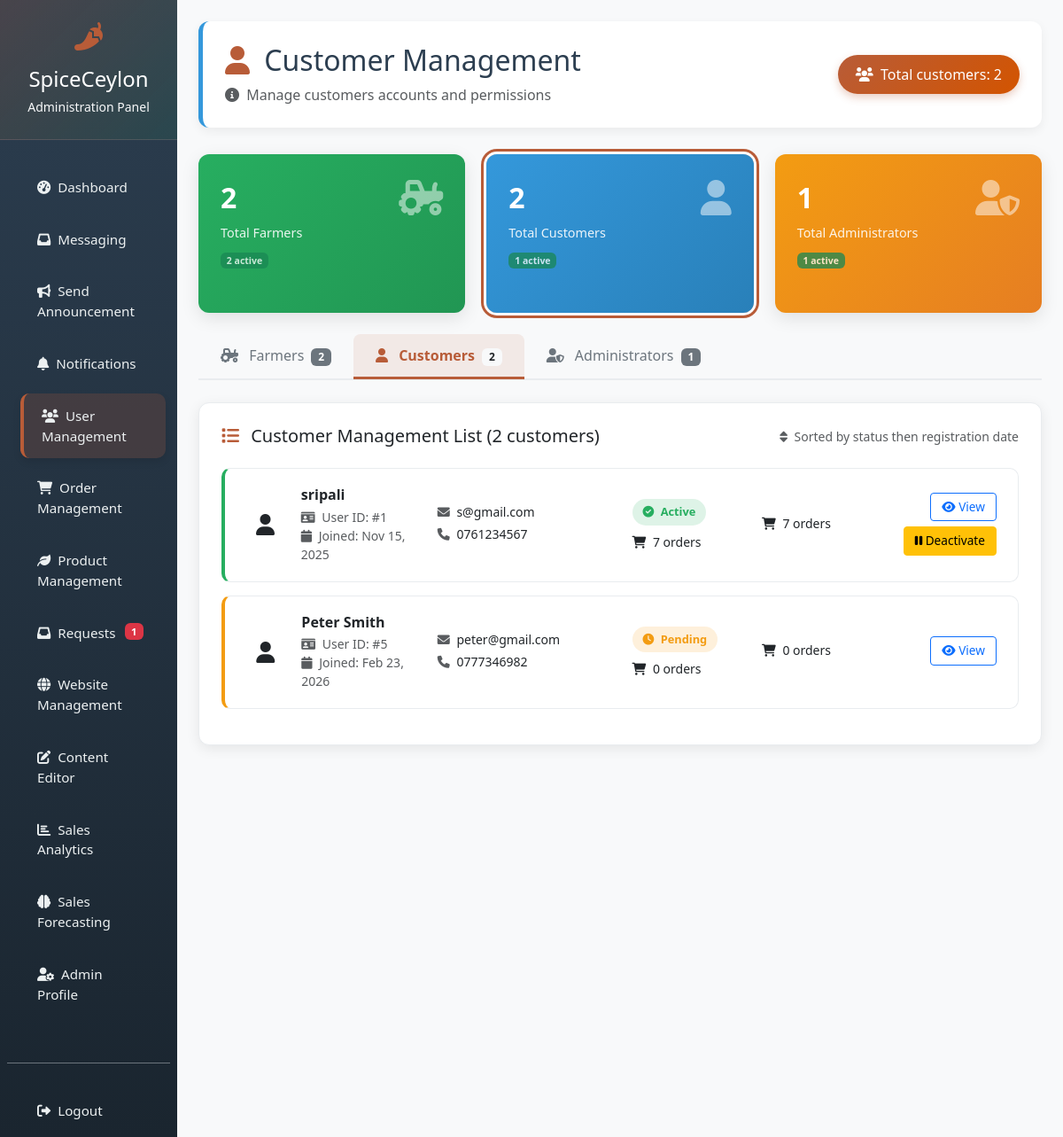
Before: /admin/manage_users.php?tab=customers (signed in) with the older database file.
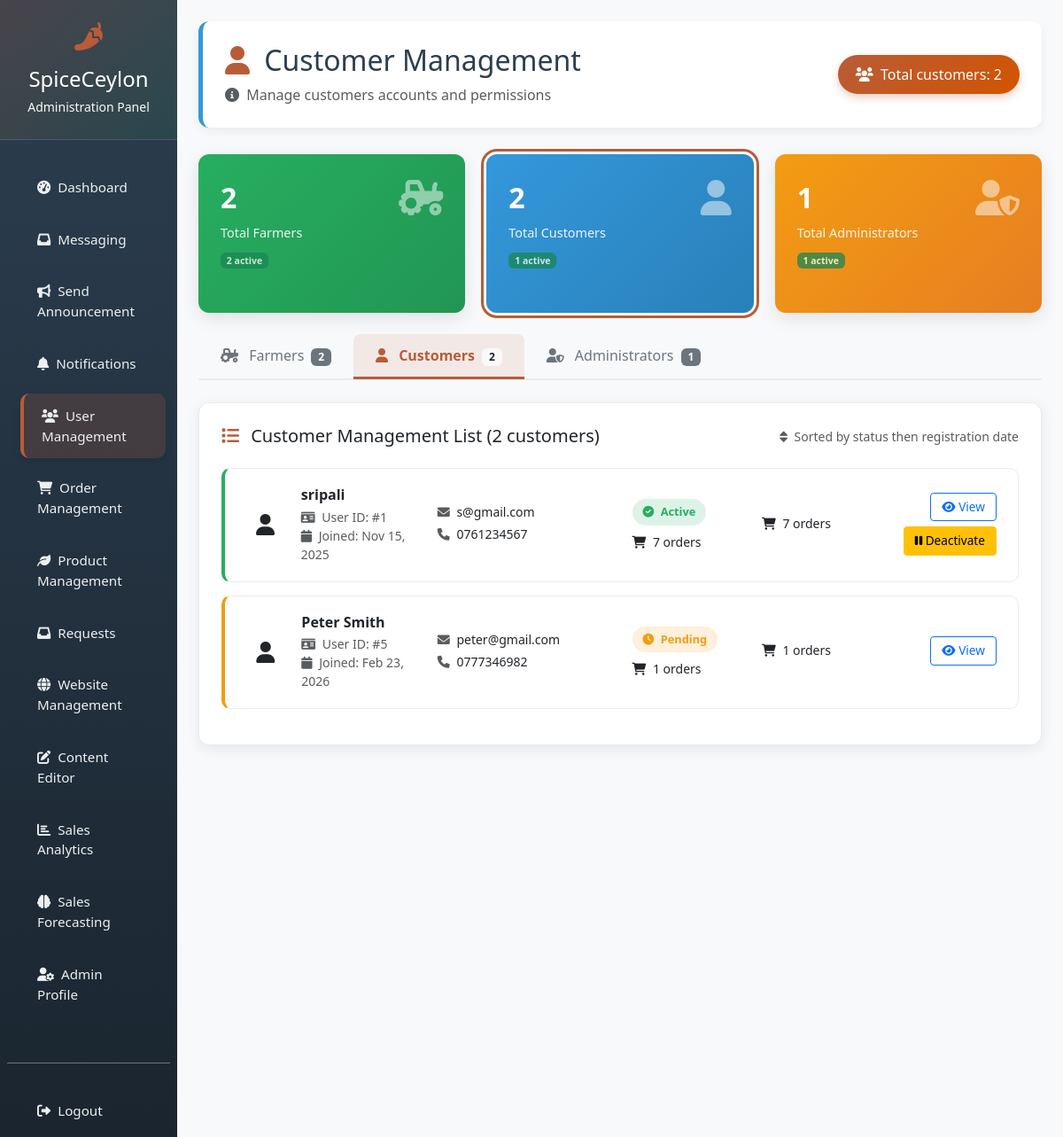
After: the same page with the newer database file.
### tables this page shows
CREATE TABLE `users` (
  `user_id` int(11) NOT NULL,
  `name` varchar(255) DEFAULT NULL,
  `email` varchar(255) DEFAULT NULL,
  `password` varchar(255) DEFAULT NULL,
  `phone` varchar(20) DEFAULT NULL,
  `address` varchar(255) DEFAULT NULL,
  `role` enum('customer','farmer') DEFAULT NULL,
  `farm_location` varchar(255) DEFAULT NULL,
  `profile_image` varchar(255) DEFAULT 'default-avatar.jpg',
  `is_registered` tinyint(1) DEFAULT 1,
  `created_at` timestamp NOT NULL DEFAULT current_timestamp(),
  `status` enum('pending','approved','active','inactive','suspended','rejected') NOT NULL DEFAULT 'pending' COMMENT 'User account status: pending=waiting approval, approved=approved but not active yet',
  `email_notifications` tinyint(1) DEFAULT 1,
  `push_notifications` tinyint(1) DEFAULT 1,
  `last_notification_check` timestamp NULL DEFAULT NULL
);

### admin/manage_users.php (the view, shortened to what the changed rows need)
<?php
include '../config/db.php';
$active_tab = isset($_GET['tab']) ? $_GET['tab'] : 'farmers';
$status_check = $conn->query("SHOW COLUMNS FROM users LIKE 'status'");
$has_status_column = $status_check->num_rows > 0;
$admin_status_check = $conn->query("SHOW COLUMNS FROM admins LIKE 'status'");
$has_admin_status_column = $admin_status_check->num_rows > 0;
if ($active_tab == 'farmers') {
    $query = "SELECT u.*,
                     (SELECT COUNT(*) FROM products WHERE farmer_id = u.user_id) as total_products,
                     (SELECT COUNT(*) FROM products WHERE farmer_id = u.user_id AND admin_approved='approved') as approved_products,
                     (SELECT COUNT(*) FROM products WHERE farmer_id = u.user_id AND admin_approved='pending') as pending_products,
                     (SELECT COUNT(*) FROM orders o JOIN order_items oi ON o.order_id = oi.order_id JOIN products p ON oi.product_id = p.product_id WHERE p.farmer_id = u.user_id) as total_orders
              FROM users u
              WHERE role='farmer'
              ORDER BY
                CASE status
                    WHEN 'pending' THEN 1
                    WHEN 'approved' THEN 2
                    WHEN 'active' THEN 3
                    WHEN 'inactive' THEN 4
                    WHEN 'rejected' THEN 5
                    ELSE 6
                END,
                created_at DESC";
    $title = "Farmer Management";
    $icon = "fas fa-tractor";
}
elseif ($active_tab == 'customers') {
    $query = "SELECT u.*,
                     (SELECT COUNT(*) FROM orders WHERE customer_id = u.user_id) as total_orders,
                     (SELECT COALESCE(SUM(final_total), 0) FROM orders WHERE customer_id = u.user_id AND status='completed') as total_spent
              FROM users u
              WHERE role='customer'
              ORDER BY
                CASE status
                    WHEN 'active' THEN 1
                    ELSE 2
                END,
                created_at DESC";
    $title = "Customer Management";
    $icon = "fas fa-user";
}
$users_result = $conn->query($query);
$total_users = $users_result->num_rows;
?>
<!DOCTYPE html>
<html lang="en">
<head>
    <link href="https://cdn.jsdelivr.net/npm/bootstrap@5.3.0/dist/css/bootstrap.min.css" rel="stylesheet">
    <link rel="stylesheet" href="https://cdnjs.cloudflare.com/ajax/libs/font-awesome/6.0.0/css/all.min.css">
</head>
<body>
    <div class="container-fluid">
        <div class="row">
            <?php include 'sidebar.php'; ?>
            <div class="col-md-10 p-4" style="background: #f8f9fa; min-height: 100vh;">
                <div class="dashboard-header">
                    <div class="d-flex justify-content-between align-items-center">
                        <div>
                            <h2 class="mb-2" style="color: var(--spice-dark);">
                                <i class="<?php echo $icon; ?> me-2" style="color: var(--spice-red);"></i>
                                <?php echo $title; ?>
                            </h2>
                        </div>
                    </div>
                </div>
                <div class="analytics-card">
                    <?php if($total_users > 0): ?>
                        <?php while($user = $users_result->fetch_assoc()):
                            if ($active_tab == 'admins') {
                                $name = $user['username'] ?? 'Administrator';
                                $id = $user['admin_id'] ?? 'N/A';
                                $id_type = 'Admin ID';
                                $status = $has_admin_status_column ? ($user['status'] ?? 'active') : 'active';
                                $role = $user['role'] ?? 'admin';
                            } else {
                                $name = $user['name'] ?? 'No Name';
                                $id = $user['user_id'] ?? 'N/A';
                                $id_type = 'User ID';
                                $status = $has_status_column ? ($user['status'] ?? 'pending') : 'pending';
                            }
                        ?>
                        <div class="user-card <?php echo $status; ?>">
                            <div class="row align-items-center">
                                <div class="col-md-3">
                                    <div class="d-flex align-items-center">
                                        <div class="user-avatar avatar-<?php echo $active_tab; ?>">
                                            <i class="fas fa-<?php
                                                echo $active_tab == 'farmers' ? 'tractor' :
                                                     ($active_tab == 'customers' ? 'user' : 'user-shield');
                                            ?>"></i>
                                        </div>
                                        <div>
                                            <h6 class="mb-1 fw-bold"><?php echo htmlspecialchars($name); ?></h6>
                                            <div class="small text-muted">
                                                <i class="fas fa-id-card me-1"></i>
                                                <?php echo $id_type; ?>: #<?php echo $id; ?>
                                            </div>
                                            <div class="small text-muted">
                                                <i class="fas fa-calendar me-1"></i>
                                                Joined: <?php echo isset($user['created_at']) ? date('M d, Y', strtotime($user['created_at'])) : 'N/A'; ?>
                                            </div>
                                        </div>
                                    </div>
                                </div>
                                <div class="col-md-3">
                                    <div class="small">
                                        <div class="mb-1">
                                            <i class="fas fa-envelope me-1 text-muted"></i>
                                            <?php echo htmlspecialchars($user['email'] ?? 'N/A'); ?>
                                        </div>
                                        <?php if($active_tab == 'admins'): ?>
                                            <div class="mb-1">
                                                <i class="fas fa-at me-1 text-muted"></i>
                                                <?php echo htmlspecialchars($user['username'] ?? 'N/A'); ?>
                                            </div>
                                        <?php elseif(!empty($user['phone'])): ?>
                                            <div class="mb-1">
                                                <i class="fas fa-phone me-1 text-muted"></i>
                                                <?php echo htmlspecialchars($user['phone']); ?>
                                            </div>
                                        <?php endif; ?>
                                    </div>
                                </div>
                                <div class="col-md-2">
                                    <?php
                                    $status_class = 'badge-' . $status;
                                    $status_icon = 'fa-circle';
                                    switch($status) {
                                        case 'pending':
                                            $status_icon = 'fa-clock';
                                            break;
                                        case 'active':
                                            $status_icon = 'fa-check-circle';
                                            break;
                                    }
                                    ?>
                                    <span class="status-badge <?php echo $status_class; ?> mb-2 d-inline-block">
                                        <i class="fas <?php echo $status_icon; ?> me-1"></i>
                                        <?php echo ucfirst($status); ?>
                                    </span>
                                    <?php if($active_tab == 'customers' && isset($user['total_orders'])): ?>
                                        <div class="small">
                                            <i class="fas fa-shopping-cart me-1"></i>
                                            <?php echo $user['total_orders']; ?> orders
                                        </div>
                                    <?php endif; ?>
                                </div>
                                <div class="col-md-2">
                                    <?php if($active_tab == 'farmers'): ?>
                                        <div class="product-stats">
                                            <div class="stat-item">
                                                <div class="count"><?php echo $user['total_products'] ?? 0; ?></div>
                                                <div class="text-muted">Products</div>
                                            </div>
                                            <?php if(isset($user['approved_products'])): ?>
                                            <div class="stat-item">
                                                <div class="count approved-count"><?php echo $user['approved_products']; ?></div>
                                                <div class="text-muted">Approved</div>
                                            </div>
                                            <?php endif; ?>
                                            <?php if(isset($user['pending_products'])): ?>
                                            <div class="stat-item">
                                                <div class="count pending-count"><?php echo $user['pending_products']; ?></div>
                                                <div class="text-muted">Pending</div>
                                            </div>
                                            <?php endif; ?>
                                            <?php if(isset($user['total_orders'])): ?>
                                            <div class="stat-item">
                                                <div class="count"><?php echo $user['total_orders']; ?></div>
                                                <div class="text-muted">Orders</div>
                                            </div>
                                            <?php endif; ?>
                                        </div>
                                    <?php elseif($active_tab == 'customers'): ?>
                                        <div class="small">
                                            <?php if(isset($user['total_orders'])): ?>
                                            <div class="mb-1">
                                                <i class="fas fa-shopping-cart me-1"></i>
                                                <?php echo $user['total_orders']; ?> orders
                                            </div>
                                            <?php endif; ?>
                                        </div>
                                    <?php endif; ?>
                                </div>
                                <div class="col-md-2">
                                    <div class="action-buttons d-flex flex-wrap justify-content-end">
                                        <button type="button" class="btn btn-outline-primary btn-sm me-1 mb-1"
                                                onclick="showUserModal(<?php echo $id; ?>, '<?php echo $active_tab; ?>')">
                                            <i class="fas fa-eye"></i> View
                                        </button>
                                    </div>
                                </div>
                            </div>
                        </div>
                        <?php endwhile; ?>
                    <?php endif; ?>
                </div>
            </div>
        </div>
    </div>
</body>
</html>

### admin/sidebar.php (shortened to what the changed rows need)
<?php
$current_page = basename($_SERVER['PHP_SELF']);
$pending_requests = 0;
$result = $conn->query("SELECT COUNT(*) as count FROM product_requests WHERE status='Pending'");
if($result) {
    $pending_requests = $result->fetch_assoc()['count'] ?? 0;
}
?>
<div class="col-md-2 sidebar p-0">
    <nav class="nav flex-column mt-4 px-2">
        <a class="nav-link <?php echo $current_page == 'approve_requests.php' ? 'active' : ''; ?>" href="approve_requests.php">
            <i class="fas fa-inbox me-2"></i>Requests
            <?php if($pending_requests > 0): ?>
                <span class="badge bg-danger float-end"><?php echo $pending_requests; ?></span>
            <?php endif; ?>
        </a>
    </nav>
</div>

Changed rows visible on the page:
changed users "Peter Smith": total_orders "0" → "1"
Other visible differences:
$pending_requests: "1" → (not shown)
